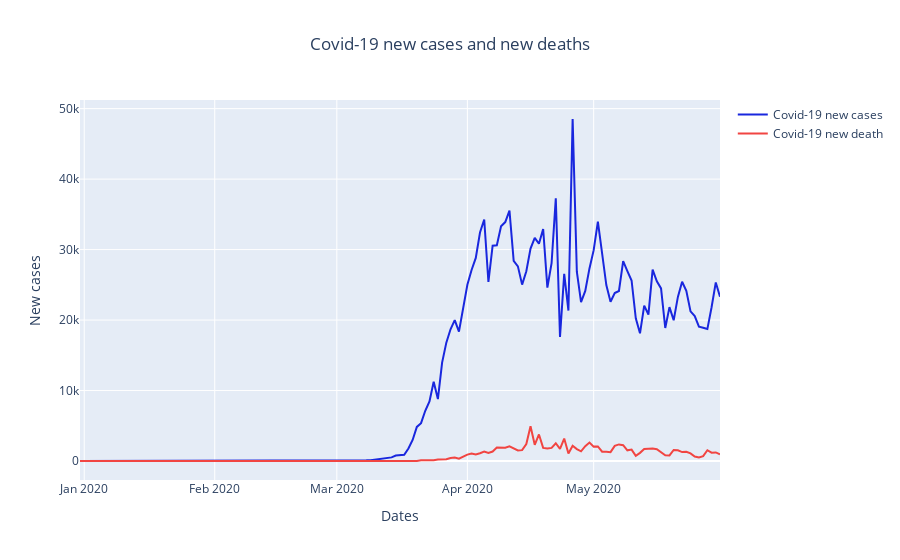

This figure's notebook cell:
### Code cell
trace1 = go.Scatter(
    x = df_usa_max['date'],
    y = df_usa_max['new_cases'],
    name = 'Covid-19 new cases',
    marker = dict(color = '#1927DE '),
   
    )

trace2 = go.Scatter(
    x = df_usa_max['date'],
    y = df_usa_max['new_deaths'],
    name = 'Covid-19 new death',
    marker = dict(color = '#f14542'),
   
    )

layout = go.Layout(
    title = 'Covid-19 new cases and new deaths',
    title_x = 0.5,
    xaxis = dict(title = 'Dates'),
    yaxis = dict(title = 'New cases'),
    showlegend = True,
    
    )

data = [trace1,trace2]

fig = go.Figure(data = data,layout = layout)

today_newcase = round(df_usa_max['new_cases'].iat[-1]*100,2)


#print(" Covid-19 new cases today are --> {0}".format(today_newcase))

py.iplot(fig)

### Figure 1 — Plotly figure (JSON) as saved in the notebook; plotly's stock layout.template omitted (floating-point values rounded to 4 significant figures; data arrays with more than 128 entries replaced by an {"elided": "..."} marker saying what was removed)
{"data": [{"marker": {"color": "#1927DE "}, "name": "Covid-19 new cases", "type": "scatter", "x": {"elided": "153 str values"}, "y": {"elided": "153 int values"}}, {"marker": {"color": "#f14542"}, "name": "Covid-19 new death", "type": "scatter", "x": {"elided": "153 str values"}, "y": {"elided": "153 int values"}}], "layout": {"showlegend": true, "title": {"text": "Covid-19 new cases and new deaths", "x": 0.5}, "xaxis": {"title": {"text": "Dates"}}, "yaxis": {"title": {"text": "New cases"}}}}
